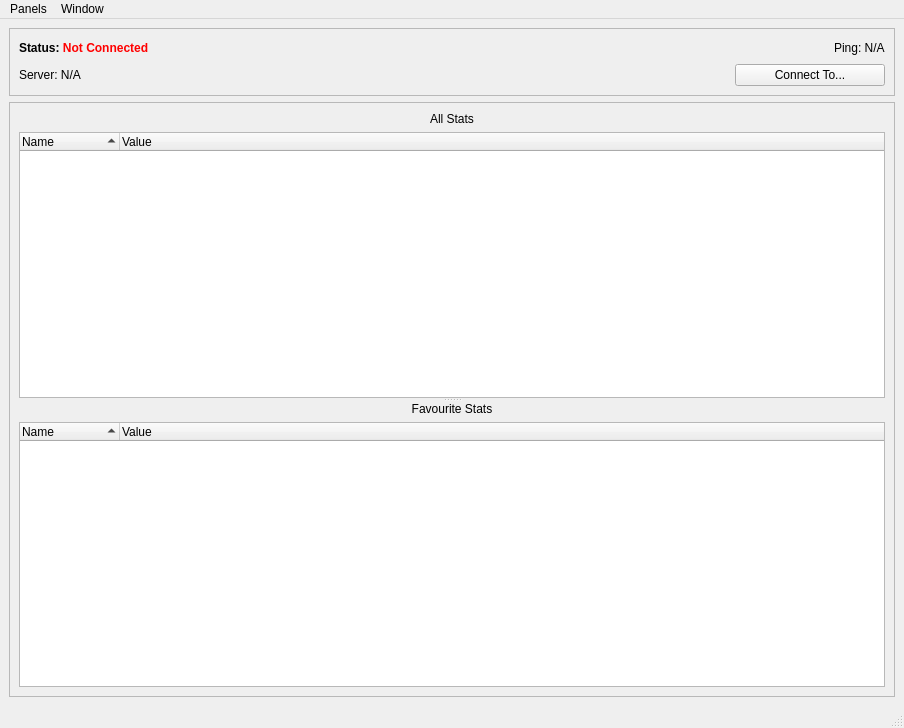
<?xml version="1.0" encoding="UTF-8"?>
<ui version="4.0">
 <class>MainWindow</class>
 <widget class="QMainWindow" name="MainWindow">
  <property name="geometry">
   <rect>
    <x>0</x>
    <y>0</y>
    <width>904</width>
    <height>728</height>
   </rect>
  </property>
  <property name="windowTitle">
   <string>ezInspector</string>
  </property>
  <property name="windowIcon">
   <iconset resource="resources.qrc">
    <normaloff>:/Icons/Icons/Search.png</normaloff>:/Icons/Icons/Search.png</iconset>
  </property>
  <property name="documentMode">
   <bool>false</bool>
  </property>
  <property name="dockNestingEnabled">
   <bool>true</bool>
  </property>
  <property name="dockOptions">
   <set>QMainWindow::AllowNestedDocks|QMainWindow::AllowTabbedDocks|QMainWindow::AnimatedDocks</set>
  </property>
  <widget class="QWidget" name="centralwidget">
   <property name="sizeIncrement">
    <size>
     <width>1</width>
     <height>1</height>
    </size>
   </property>
   <layout class="QVBoxLayout" name="verticalLayout_4">
    <item>
     <widget class="QFrame" name="frame_2">
      <property name="frameShape">
       <enum>QFrame::StyledPanel</enum>
      </property>
      <property name="frameShadow">
       <enum>QFrame::Plain</enum>
      </property>
      <layout class="QVBoxLayout" name="verticalLayout_3">
       <item>
        <layout class="QHBoxLayout" name="horizontalLayout_3">
         <item>
          <widget class="QLabel" name="LabelStatus">
           <property name="text">
            <string>&lt;html&gt;&lt;head/&gt;&lt;body&gt;&lt;p&gt;&lt;span style=&quot; font-weight:600;&quot;&gt;Status: &lt;/span&gt;&lt;span style=&quot; font-weight:600; color:#ff0000;&quot;&gt;Not Connected&lt;/span&gt;&lt;/p&gt;&lt;/body&gt;&lt;/html&gt;</string>
           </property>
          </widget>
         </item>
         <item>
          <spacer name="horizontalSpacer">
           <property name="orientation">
            <enum>Qt::Horizontal</enum>
           </property>
           <property name="sizeHint" stdset="0">
            <size>
             <width>40</width>
             <height>20</height>
            </size>
           </property>
          </spacer>
         </item>
         <item>
          <widget class="QLabel" name="LabelPing">
           <property name="text">
            <string>&lt;html&gt;&lt;head/&gt;&lt;body&gt;&lt;p&gt;Ping: N/A&lt;/p&gt;&lt;/body&gt;&lt;/html&gt;</string>
           </property>
          </widget>
         </item>
        </layout>
       </item>
       <item>
        <layout class="QHBoxLayout" name="horizontalLayout_4">
         <item>
          <widget class="QLabel" name="LabelServer">
           <property name="text">
            <string>&lt;html&gt;&lt;head/&gt;&lt;body&gt;&lt;p&gt;Server: N/A&lt;/p&gt;&lt;/body&gt;&lt;/html&gt;</string>
           </property>
          </widget>
         </item>
         <item>
          <widget class="QPushButton" name="ButtonConnect">
           <property name="sizePolicy">
            <sizepolicy hsizetype="Maximum" vsizetype="Fixed">
             <horstretch>0</horstretch>
             <verstretch>0</verstretch>
            </sizepolicy>
           </property>
           <property name="minimumSize">
            <size>
             <width>150</width>
             <height>0</height>
            </size>
           </property>
           <property name="text">
            <string>Connect To...</string>
           </property>
           <property name="icon">
            <iconset resource="resources.qrc">
             <normaloff>:/Icons/Icons/Server.png</normaloff>:/Icons/Icons/Server.png</iconset>
           </property>
          </widget>
         </item>
        </layout>
       </item>
      </layout>
     </widget>
    </item>
    <item>
     <widget class="QFrame" name="frame">
      <property name="frameShape">
       <enum>QFrame::StyledPanel</enum>
      </property>
      <property name="frameShadow">
       <enum>QFrame::Plain</enum>
      </property>
      <layout class="QHBoxLayout" name="horizontalLayout_2">
       <item>
        <widget class="QSplitter" name="splitter">
         <property name="orientation">
          <enum>Qt::Vertical</enum>
         </property>
         <widget class="QWidget" name="layoutWidget">
          <layout class="QVBoxLayout" name="verticalLayout_2">
           <item>
            <widget class="QLabel" name="label_2">
             <property name="text">
              <string>All Stats</string>
             </property>
             <property name="alignment">
              <set>Qt::AlignCenter</set>
             </property>
            </widget>
           </item>
           <item>
            <widget class="QTreeWidget" name="TreeStats">
             <property name="editTriggers">
              <set>QAbstractItemView::NoEditTriggers</set>
             </property>
             <property name="verticalScrollMode">
              <enum>QAbstractItemView::ScrollPerPixel</enum>
             </property>
             <property name="uniformRowHeights">
              <bool>true</bool>
             </property>
             <property name="sortingEnabled">
              <bool>true</bool>
             </property>
             <property name="columnCount">
              <number>2</number>
             </property>
             <attribute name="headerMinimumSectionSize">
              <number>100</number>
             </attribute>
             <column>
              <property name="text">
               <string>Name</string>
              </property>
             </column>
             <column>
              <property name="text">
               <string>Value</string>
              </property>
             </column>
            </widget>
           </item>
          </layout>
         </widget>
         <widget class="QWidget" name="layoutWidget_2">
          <layout class="QVBoxLayout" name="verticalLayout">
           <item>
            <widget class="QLabel" name="label">
             <property name="text">
              <string>Favourite Stats</string>
             </property>
             <property name="alignment">
              <set>Qt::AlignCenter</set>
             </property>
            </widget>
           </item>
           <item>
            <widget class="QTreeWidget" name="TreeFavourites">
             <property name="editTriggers">
              <set>QAbstractItemView::NoEditTriggers</set>
             </property>
             <property name="verticalScrollMode">
              <enum>QAbstractItemView::ScrollPerPixel</enum>
             </property>
             <property name="uniformRowHeights">
              <bool>true</bool>
             </property>
             <property name="sortingEnabled">
              <bool>true</bool>
             </property>
             <property name="columnCount">
              <number>2</number>
             </property>
             <attribute name="headerMinimumSectionSize">
              <number>100</number>
             </attribute>
             <column>
              <property name="text">
               <string>Name</string>
              </property>
             </column>
             <column>
              <property name="text">
               <string>Value</string>
              </property>
             </column>
            </widget>
           </item>
          </layout>
         </widget>
        </widget>
       </item>
      </layout>
     </widget>
    </item>
   </layout>
  </widget>
  <widget class="QStatusBar" name="statusbar"/>
  <widget class="QMenuBar" name="menuBar">
   <property name="geometry">
    <rect>
     <x>0</x>
     <y>0</y>
     <width>904</width>
     <height>21</height>
    </rect>
   </property>
   <widget class="QMenu" name="menuWindows">
    <property name="title">
     <string>Panels</string>
    </property>
    <addaction name="ActionShowWindowCVar"/>
    <addaction name="ActionShowWindowData"/>
    <addaction name="ActionShowWindowFile"/>
    <addaction name="ActionShowWindowGlobalEvents"/>
    <addaction name="ActionShowWindowInput"/>
    <addaction name="ActionShowWindowLog"/>
    <addaction name="ActionShowWindowMemory"/>
    <addaction name="ActionShowWindowPlugins"/>
    <addaction name="ActionShowWindowReflection"/>
    <addaction name="ActionShowWindowResource"/>
    <addaction name="ActionShowWindowSubsystems"/>
    <addaction name="ActionShowWindowTime"/>
   </widget>
   <widget class="QMenu" name="menuWindow">
    <property name="title">
     <string>Window</string>
    </property>
    <widget class="QMenu" name="menuIn_Foreground">
     <property name="title">
      <string>In Foreground</string>
     </property>
     <addaction name="ActionOnTopWhenConnected"/>
     <addaction name="ActionAlwaysOnTop"/>
     <addaction name="ActionNeverOnTop"/>
    </widget>
    <addaction name="menuIn_Foreground"/>
   </widget>
   <addaction name="menuWindows"/>
   <addaction name="menuWindow"/>
  </widget>
  <action name="ActionShowWindowLog">
   <property name="checkable">
    <bool>true</bool>
   </property>
   <property name="icon">
    <iconset resource="resources.qrc">
     <normaloff>:/Icons/Icons/Log.png</normaloff>:/Icons/Icons/Log.png</iconset>
   </property>
   <property name="text">
    <string>Log</string>
   </property>
  </action>
  <action name="ActionShowWindowMemory">
   <property name="checkable">
    <bool>true</bool>
   </property>
   <property name="icon">
    <iconset resource="resources.qrc">
     <normaloff>:/Icons/Icons/Memory.png</normaloff>:/Icons/Icons/Memory.png</iconset>
   </property>
   <property name="text">
    <string>Memory</string>
   </property>
  </action>
  <action name="ActionShowWindowInput">
   <property name="checkable">
    <bool>true</bool>
   </property>
   <property name="icon">
    <iconset resource="resources.qrc">
     <normaloff>:/Icons/Icons/InputActions.png</normaloff>:/Icons/Icons/InputActions.png</iconset>
   </property>
   <property name="text">
    <string>Input</string>
   </property>
  </action>
  <action name="ActionShowWindowCVar">
   <property name="checkable">
    <bool>true</bool>
   </property>
   <property name="icon">
    <iconset resource="../../Code/Tools/GuiFoundation/QtResources/resources.qrc">
     <normaloff>:/GuiFoundation/Icons/CVar.png</normaloff>:/GuiFoundation/Icons/CVar.png</iconset>
   </property>
   <property name="text">
    <string>CVars</string>
   </property>
  </action>
  <action name="ActionShowWindowSubsystems">
   <property name="checkable">
    <bool>true</bool>
   </property>
   <property name="icon">
    <iconset resource="resources.qrc">
     <normaloff>:/Icons/Icons/Subsystem.png</normaloff>:/Icons/Icons/Subsystem.png</iconset>
   </property>
   <property name="text">
    <string>Subsystems</string>
   </property>
   <property name="toolTip">
    <string>Subsystems</string>
   </property>
  </action>
  <action name="ActionShowWindowFile">
   <property name="checkable">
    <bool>true</bool>
   </property>
   <property name="icon">
    <iconset resource="resources.qrc">
     <normaloff>:/Icons/Icons/File.png</normaloff>:/Icons/Icons/File.png</iconset>
   </property>
   <property name="text">
    <string>File Operations</string>
   </property>
  </action>
  <action name="ActionShowWindowPlugins">
   <property name="checkable">
    <bool>true</bool>
   </property>
   <property name="icon">
    <iconset resource="resources.qrc">
     <normaloff>:/Icons/Icons/Plugin.png</normaloff>:/Icons/Icons/Plugin.png</iconset>
   </property>
   <property name="text">
    <string>Plugins</string>
   </property>
  </action>
  <action name="ActionShowWindowGlobalEvents">
   <property name="checkable">
    <bool>true</bool>
   </property>
   <property name="icon">
    <iconset resource="resources.qrc">
     <normaloff>:/Icons/Icons/GlobalEvent.png</normaloff>:/Icons/Icons/GlobalEvent.png</iconset>
   </property>
   <property name="text">
    <string>Global Events</string>
   </property>
  </action>
  <action name="ActionShowWindowTime">
   <property name="checkable">
    <bool>true</bool>
   </property>
   <property name="icon">
    <iconset resource="resources.qrc">
     <normaloff>:/Icons/Icons/Time.png</normaloff>:/Icons/Icons/Time.png</iconset>
   </property>
   <property name="text">
    <string>Time</string>
   </property>
  </action>
  <action name="ActionOnTopWhenConnected">
   <property name="checkable">
    <bool>true</bool>
   </property>
   <property name="text">
    <string>When Connected</string>
   </property>
  </action>
  <action name="ActionAlwaysOnTop">
   <property name="checkable">
    <bool>true</bool>
   </property>
   <property name="text">
    <string>Always</string>
   </property>
  </action>
  <action name="ActionNeverOnTop">
   <property name="checkable">
    <bool>true</bool>
   </property>
   <property name="text">
    <string>Never</string>
   </property>
  </action>
  <action name="ActionShowWindowReflection">
   <property name="checkable">
    <bool>true</bool>
   </property>
   <property name="icon">
    <iconset resource="resources.qrc">
     <normaloff>:/Icons/Icons/Type.png</normaloff>:/Icons/Icons/Type.png</iconset>
   </property>
   <property name="text">
    <string>Reflection</string>
   </property>
   <property name="toolTip">
    <string>Reflection</string>
   </property>
  </action>
  <action name="ActionShowWindowData">
   <property name="checkable">
    <bool>true</bool>
   </property>
   <property name="text">
    <string>Data</string>
   </property>
  </action>
  <action name="ActionShowWindowResource">
   <property name="checkable">
    <bool>true</bool>
   </property>
   <property name="icon">
    <iconset resource="resources.qrc">
     <normaloff>:/Icons/Icons/Resources.png</normaloff>:/Icons/Icons/Resources.png</iconset>
   </property>
   <property name="text">
    <string>Resources</string>
   </property>
  </action>
 </widget>
 <resources>
  <include location="resources.qrc"/>
  <include location="../../Code/Tools/GuiFoundation/QtResources/resources.qrc"/>
 </resources>
 <connections/>
</ui>
